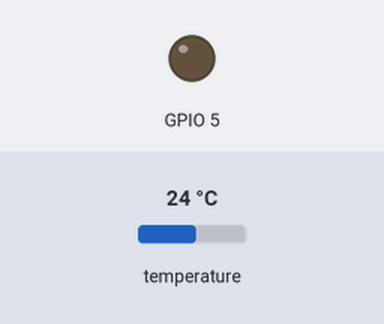
Bench run of a sketch on a simulated ESP8266 (NodeMCU). Shown: output pins drawn as LEDs (lit = HIGH). Inputs (shaded band) come from the test bench; at power-on: temperature 24 °C. WiFi joins after 1.5 s; servers stay silent unless stated. At 7.5 s the program puts the board to deep sleep or switches it off; the recording ends there.

Above: at 0.1 s.
At 1.6 s:
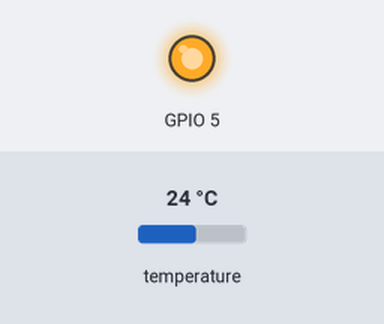
Timing chart, 0 to 7.5 s (numbered marks = the images above):
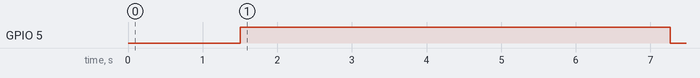

The sketch:

FreeboardTemp.ino
```cpp
#include <ESP8266WiFi.h>
#include <OneWire.h>
#include <DallasTemperature.h>
//--------- temperature --------//
#define ONE_WIRE_BUS 4  // DS18B20 pin <<<<<< PIN SWAP !!! WTF 4 and 5
OneWire oneWire(ONE_WIRE_BUS);
DallasTemperature DS18B20(&oneWire);
const float ADJ_TEMP = 0;
//--------- wifi --------//
const char* ssid     = "KKMakerClub";
const char* password = "---- password ----";
const char* host = "dweet.io";
//----------Util---------//
#define DEBUG 0
const unsigned long DEEP_SLEEP_MIN = 60;
void setup() {
  if(DEBUG){
    Serial.begin(115200);
    delay(10);
    Serial.print("Connecting to ");
    Serial.println(ssid);
  }

  WiFi.begin(ssid, password);
  while (WiFi.status() != WL_CONNECTED) { //Waiting Wifi Connect
    delay(500);
  }
  if(DEBUG){
    Serial.println("");
    Serial.println("WiFi connected");
    Serial.println("IP address: ");
    Serial.println(WiFi.localIP());
  }
  //------ setup digital pins -------//
  pinMode(5,OUTPUT);
  digitalWrite(5,HIGH);
}
float getTemp(){
  float temp;
  digitalWrite(5,HIGH);
  do {
    DS18B20.requestTemperatures();
    temp = DS18B20.getTempCByIndex(0);
  } while (temp == 85.0 || temp == (-127.0));
  if(DEBUG){
    Serial.print("Temperature: ");
    Serial.println(temp);
  }
  digitalWrite(5,LOW);
  return temp + ADJ_TEMP;
}
void loop() {
  delay(5000);
  //------ Setup URI -----//
  //https://dweet.io/dweet/for/my-thing-name?hello=world&foo=bar
  String url = "/dweet/for/kkmakerclub-test?temp=";
  url += getTemp();
  if(DEBUG){
    Serial.print("Requesting URL: ");
    Serial.println(url);
  }
  //---- connect host ---//
  WiFiClient client;
  if(DEBUG){
    Serial.print("connecting to ");
    Serial.println(host);
  }
  const int httpPort = 80;
  if (!client.connect(host, httpPort)) {
    //Serial.println("connection failed");
    return;
  }
  //----- Send Data -----//
  client.print(String("GET ") + url + " HTTP/1.1\r\n" +
               "Host: " + host + "\r\n" +
               "Connection: close\r\n\r\n");
  delay(10);
  //------ sleep -------//
  if(DEBUG){
    Serial.println("--Deep Sleep--");

  }
  ESP.deepSleep(DEEP_SLEEP_MIN*60*1000000L,WAKE_RF_DEFAULT);
}
```

Measured:
- by itself, GPIO 5: HIGH → LOW at 7.3 s
